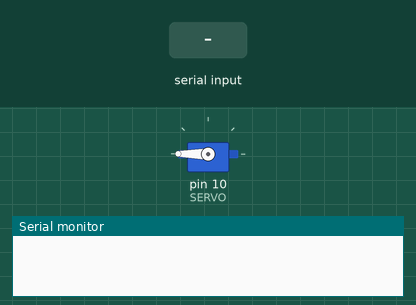
A sketch run on a simulated Arduino Uno, built with avr-gcc and run on an emulated ATmega328P. On the bench: servo, the last lines printed to the serial monitor. The inputs (shaded band) are chosen by the test bench.

Above: at 1.2 s.
1.3 s: "hor" received over Serial
At 3.45 s:
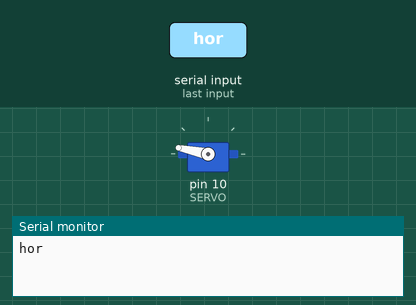
At 4.65 s:
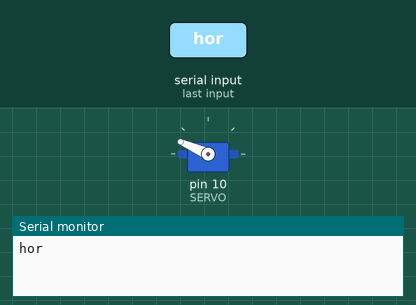
Timing chart, 0 to 19.3 s (numbered marks = the images above; inputs shaded):
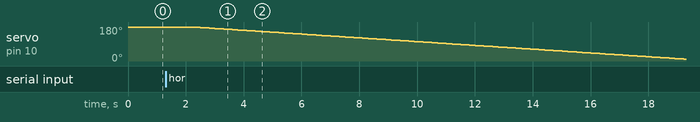

The sketch:

exercicio_3_codigo.ino
```cpp
#include <Servo.h>

#define SERVO 10

Servo servo;

void setup()
{
  Serial.begin(9600);
  servo.attach(SERVO);
  servo.write(180);
}

void loop()
{
  if(Serial.available()){
  	String input;
    int valorServo;

  	input = Serial.readString();
  	Serial.println(input);
    valorServo = servo.read();

    if(input == "ant")
      for(int i = 1; i <= 180;i++){
         if(valorServo+i > 180) break;
         servo.write(valorServo+i);
         delay(100);
      }
    else if(input == "hor")
      for(int i = 1; i <= 180;i++){
      	 if(valorServo-i < 0) break;
         servo.write(valorServo-i);
         delay(100);
      }
    else
      servo.write(90);
  }

}
```

Measured:
- after the input at 1.3 s, servo on pin 10 (SERVO): moves from 180° to 10° over 16.9 s, starting after 1.0 s
